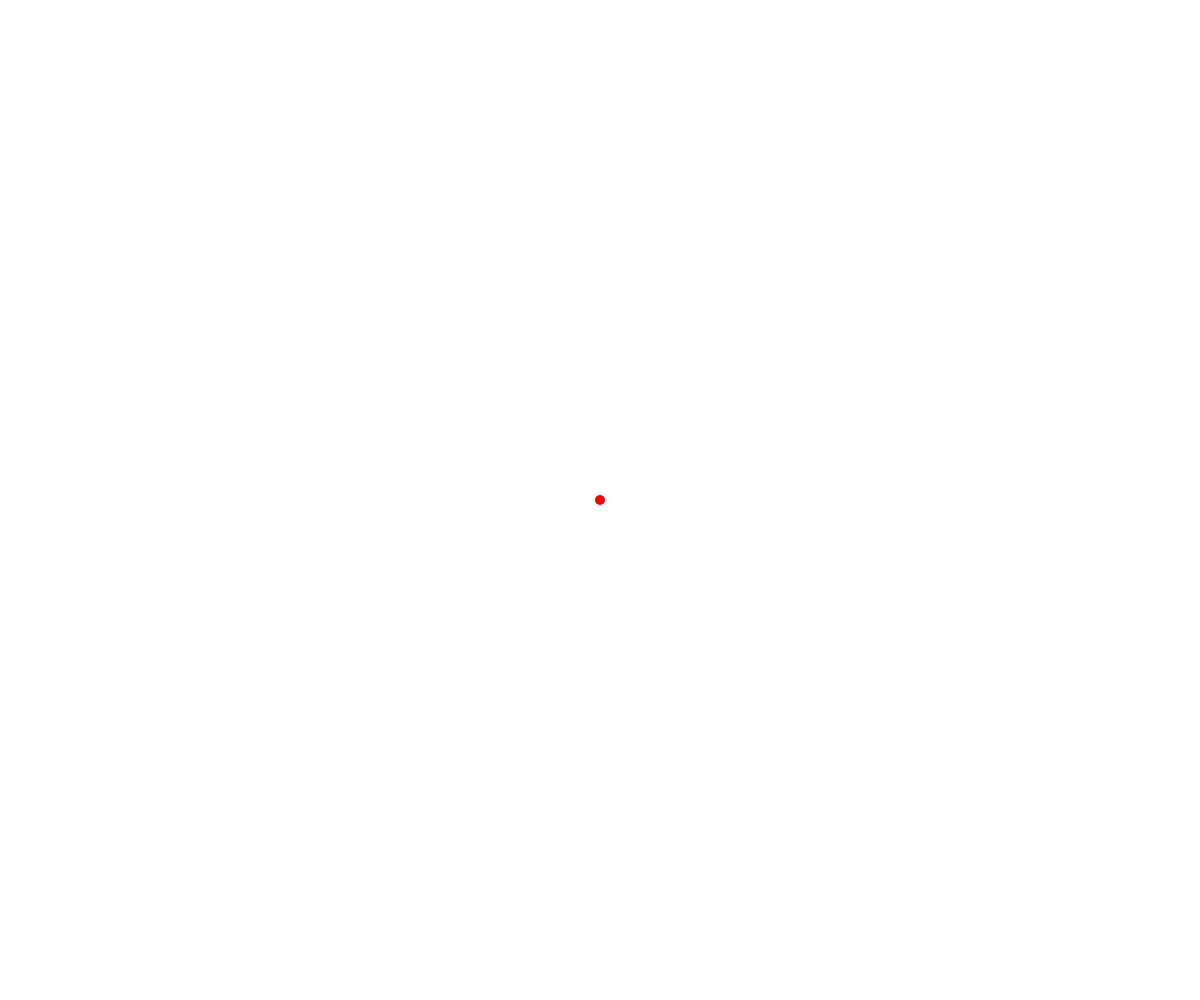
Frame 1 (no input)
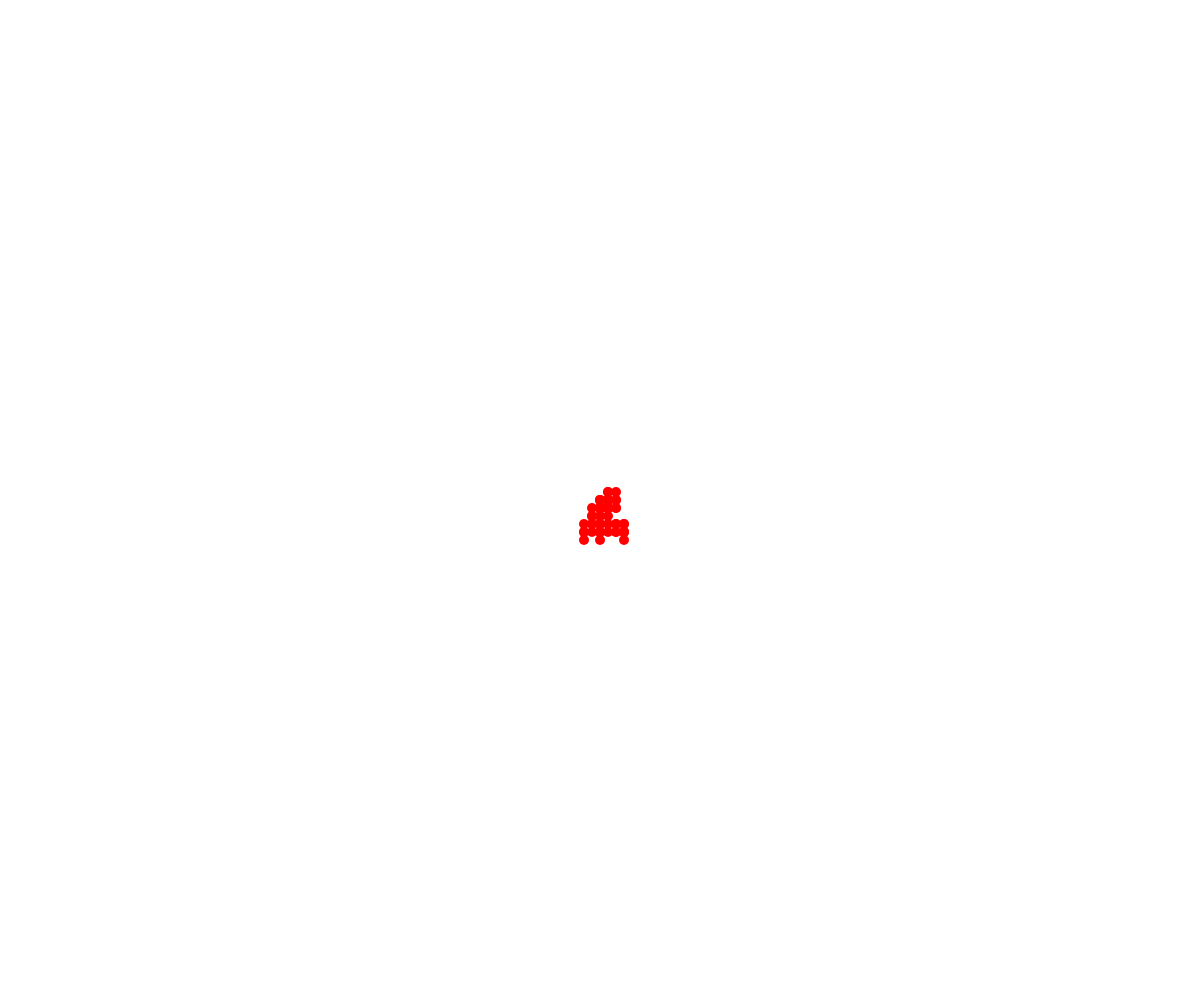
Frame 60 (no input)
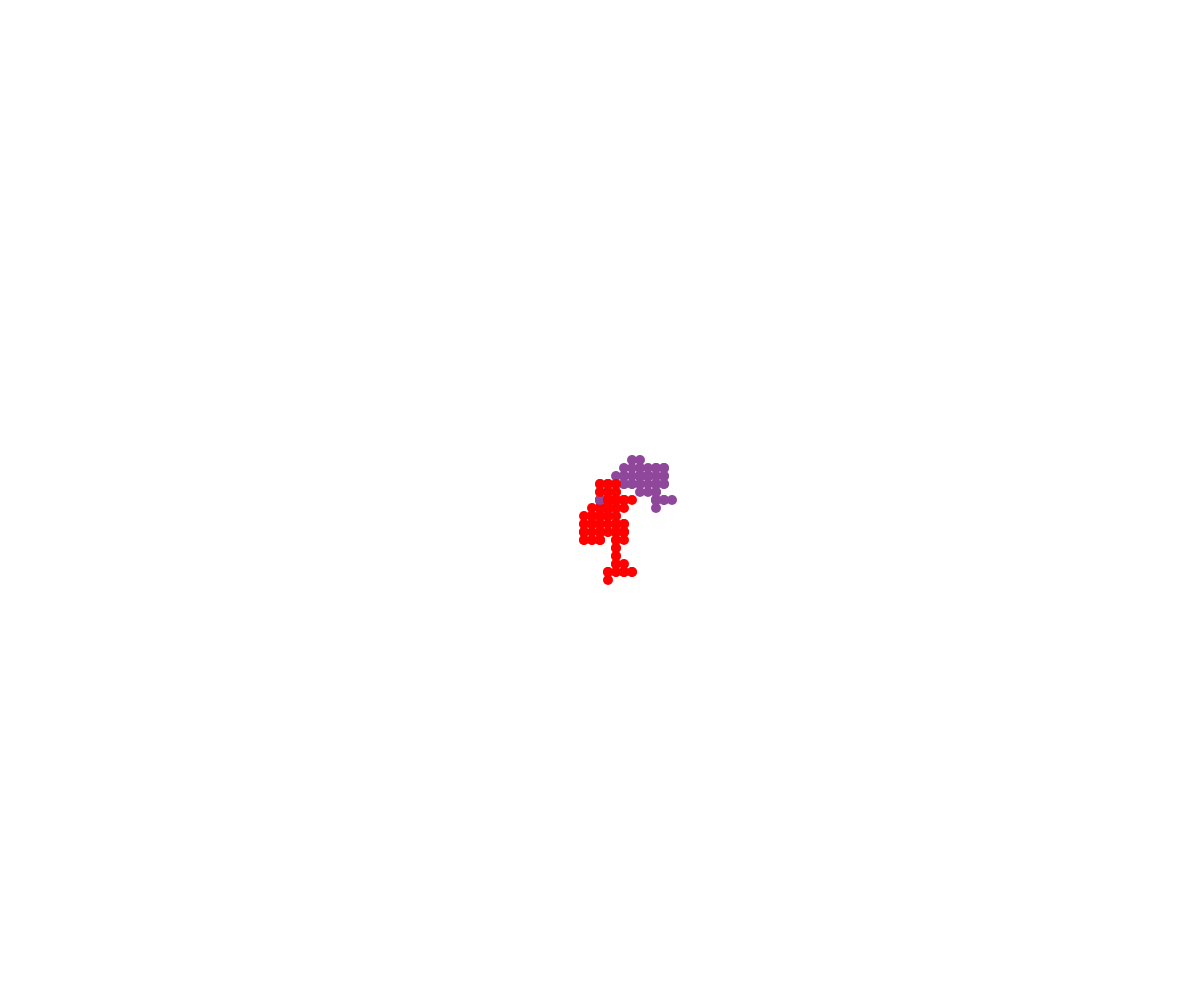
Frame 120 (the mouse pressed at the canvas centre since frame 60)

The p5.js sketch that drew these frames (run headless with seeded random() and noise() and a simulated clock; from frame 60 on, the mouse is pressed at the canvas centre):

// p5.js sketch
// ── sketch.js
// walker oop


class Walker{
  constructor(x, y, color){
    this.x = x;
    this.y = y;
    this.speed = 8;
    this.radius = 5;
    this.color = color;
  }

  display(){
    noStroke();
    fill(this.color);
    circle(this.x, this.y, this.radius*2);
  }

  move(){
    let choice = random(100);
    if(choice < 25){
      this.y -=this.speed;
    }

    else if(choice<50){
      this.y +=this.speed;
    }

    else if (choice<75){
      this.x +=this.speed;
    }

    else {
      this.x -=this.speed;
    }

  }
}

let walkerArray = [];


function setup() {
  createCanvas(windowWidth, windowHeight);
  let winston = new Walker(width/2, height/2, "red");
  walkerArray.push(winston);
}

function draw() {
  for(let theWalker of walkerArray){
    theWalker.display();
    theWalker.move();
  }
}

function mousePressed(){
  let randomColor = color(random(255), random(255), random(255));
  let someWalker = new Walker(mouseX, mouseY, randomColor);
  walkerArray.push(someWalker);
}
